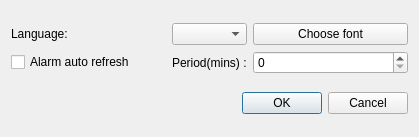
<?xml version="1.0" encoding="UTF-8"?>
<ui version="4.0">
 <class>SettingsDialog</class>
 <widget class="QDialog" name="SettingsDialog">
  <property name="geometry">
   <rect>
    <x>0</x>
    <y>0</y>
    <width>419</width>
    <height>137</height>
   </rect>
  </property>
  <property name="windowTitle">
   <string>Settings</string>
  </property>
  <property name="windowIcon">
   <iconset resource="res.qrc">
    <normaloff>:/icons/apps/scalable/applications-system.svg</normaloff>:/icons/apps/scalable/applications-system.svg</iconset>
  </property>
  <layout class="QGridLayout" name="gridLayout_2">
   <item row="1" column="0">
    <widget class="QDialogButtonBox" name="buttonBox">
     <property name="orientation">
      <enum>Qt::Horizontal</enum>
     </property>
     <property name="standardButtons">
      <set>QDialogButtonBox::Cancel|QDialogButtonBox::Ok</set>
     </property>
    </widget>
   </item>
   <item row="0" column="0">
    <layout class="QGridLayout" name="gridLayout">
     <item row="0" column="0">
      <widget class="QLabel" name="label">
       <property name="text">
        <string>Language:</string>
       </property>
      </widget>
     </item>
     <item row="1" column="0">
      <widget class="QCheckBox" name="checkBox">
       <property name="text">
        <string>Alarm auto refresh</string>
       </property>
       <property name="icon">
        <iconset resource="res.qrc">
         <normaloff>:/icons/apps/scalable/webex.svg</normaloff>:/icons/apps/scalable/webex.svg</iconset>
       </property>
      </widget>
     </item>
     <item row="1" column="2">
      <widget class="QSpinBox" name="spinBox"/>
     </item>
     <item row="1" column="1">
      <widget class="QLabel" name="label_2">
       <property name="sizePolicy">
        <sizepolicy hsizetype="Fixed" vsizetype="Preferred">
         <horstretch>0</horstretch>
         <verstretch>0</verstretch>
        </sizepolicy>
       </property>
       <property name="text">
        <string>Period(mins) :</string>
       </property>
      </widget>
     </item>
     <item row="0" column="1">
      <widget class="QComboBox" name="comboBox"/>
     </item>
     <item row="0" column="2">
      <widget class="QPushButton" name="fontButton">
       <property name="text">
        <string>Choose font</string>
       </property>
      </widget>
     </item>
    </layout>
   </item>
  </layout>
 </widget>
 <resources>
  <include location="res.qrc"/>
 </resources>
 <connections>
  <connection>
   <sender>buttonBox</sender>
   <signal>accepted()</signal>
   <receiver>SettingsDialog</receiver>
   <slot>accept()</slot>
   <hints>
    <hint type="sourcelabel">
     <x>248</x>
     <y>254</y>
    </hint>
    <hint type="destinationlabel">
     <x>157</x>
     <y>274</y>
    </hint>
   </hints>
  </connection>
  <connection>
   <sender>buttonBox</sender>
   <signal>rejected()</signal>
   <receiver>SettingsDialog</receiver>
   <slot>reject()</slot>
   <hints>
    <hint type="sourcelabel">
     <x>316</x>
     <y>260</y>
    </hint>
    <hint type="destinationlabel">
     <x>286</x>
     <y>274</y>
    </hint>
   </hints>
  </connection>
 </connections>
</ui>
